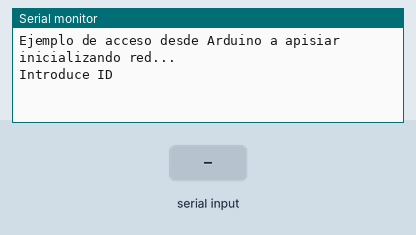
The sketch below on a simulated Arduino Uno, built with avr-gcc and run on an emulated ATmega328P. Shown: the last lines printed to the serial monitor. Inputs (shaded band) come from the test bench. WiFi joins after 1.5 s; servers stay silent unless stated; uploads are accepted with an empty reply.

Above: at 1.9 s.
2.0 s: "90,45\n" received over Serial
At 3.1 s:
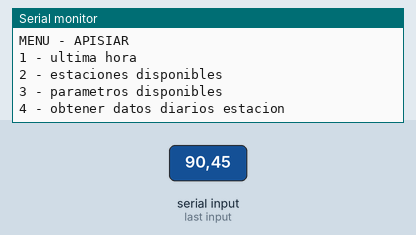
3.5 s: "30,150\n" received over Serial
5.0 s: "1\n" received over Serial
At 5.7 s:
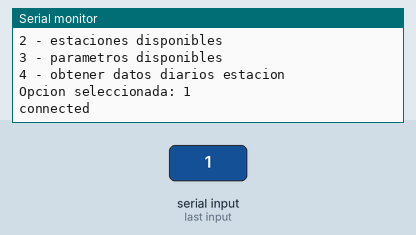

Measured:
- after the input at 2.0 s, the serial monitor: prints a new line at once (image 1)
- after the input at 5.0 s, the serial monitor: prints a new line at once (image 2)

The sketch:

menu-apisiar.ino
```cpp
//Configuración de red para placa ethernet shield 2 e IP fija

#include <Ethernet2.h>
#include <SPI.h>

//Network Config
byte mac[] = {
  0x90, 0xA2, 0xDA, 0x10, 0xB3, 0xBD
};
byte ip[] = {
  192, 168, 1, 10
};
byte DNS[] = {
  8, 8, 8, 8
};
byte gateway[] = {
  192, 168, 1, 1
};
byte subnet[] = {
  255, 255, 255, 0
};

char api[] = "apisiar.larioja.org";

String ID = "";
String webString = "";	//ID necesario para acceso a datos

void setup()
{

  Ethernet.begin(mac, ip, DNS, gateway, subnet);
  Serial.begin(9600);
  Serial.println("Ejemplo de acceso desde Arduino a apisiar");
  Serial.println("inicializando red...");

  delay(1000);

  Serial.println("Introduce ID");
  while (Serial.available() == 0) {
    //nada
  }
  do {
    char caracter_leido = Serial.read();
    ID += caracter_leido;
    delay(5);
  }  while (Serial.available() > 0);
  Serial.print("ID: ");
  Serial.println(ID);
}

void loop()
{
  muestra_menu();
}

int muestra_menu() {
  String cadenaLeida = "";
  String ruta = "";

  Serial.println("MENU - APISIAR");
  Serial.println("1 - ultima hora");
  Serial.println("2 - estaciones disponibles");
  Serial.println("3 - parametros disponibles");
  Serial.println("4 - obtener datos diarios estacion");
  while (Serial.available() == 0) {
    //nada
  }
  do {
    char caracter_leido = Serial.read();
    cadenaLeida += caracter_leido;
    delay(5);
  }  while (Serial.available() > 0);

  int respuesta = cadenaLeida.toInt();

  if ((respuesta > 0) && (respuesta < 5)) {
    Serial.println("Opcion seleccionada: " + cadenaLeida);
  }
  else {
    Serial.println("Respuesta incorrecta");
    return 0;
  }
  String estacion = "";
  switch (respuesta) {
    case 1:
      ruta = "GET /ultima-hora/id/" + ID + " HTTP/1.0";
      break;
    case 2:
      ruta = "GET /estaciones-disponibles/id/" + ID + " HTTP/1.0";
      break;
    case 3:
      Serial.println("Introduce número de estación");
      while (Serial.available() == 0) {
        //nada
      }
      do {
        char caracter_leido = Serial.read();
        estacion += caracter_leido;
        delay(5);
      }  while (Serial.available() > 0);
      Serial.println("estación seleccionada: " + estacion);
      ruta = "GET /estacion/" + estacion + "/parametros-disponibles/id/" + ID + " HTTP/1.0";
      break;
    case 4:
      Serial.println("Introduce número de estación");
      while (Serial.available() == 0) {
        //nada
      }
      do {
        char caracter_leido = Serial.read();
        estacion += caracter_leido;
        delay(5);
      }  while (Serial.available() > 0);
      Serial.println("estación seleccionada: " + estacion);

      String fecha = "";
      Serial.println("Introduce fecha (formato aaaammdd)");
      while (Serial.available() == 0) {
        //nada
      }
      do {
        char caracter_leido = Serial.read();
        fecha += caracter_leido;
        delay(5);
      }  while (Serial.available() > 0);
      Serial.println("fecha seleccionada: " + fecha);
      ruta = "GET /estacion/" + estacion + "/tipo/diario/fechain/" + fecha + "/fechafin/" + fecha + "/salida/json/niveles/no/id/" + ID + " HTTP/1.0";
      break;
  }

  EthernetClient client;
  if (client.connect(api, 80)) {
    Serial.println("connected");
    client.println(ruta);
	client.println("Host: apisiar.larioja.org");
    client.println();

    while (client.available() == 0) {
        //nada
      }
    do {
      char c = client.read();
      webString += c;
      Serial.print(c);
    } while (client.available() > 0);

    if (!client.connected()) {
      Serial.println();
      Serial.println("disconnecting.");
      client.stop();
    }
    return 1;
  }
  else {
    Serial.println("connection failed");
    return 0;
  }

}
```
